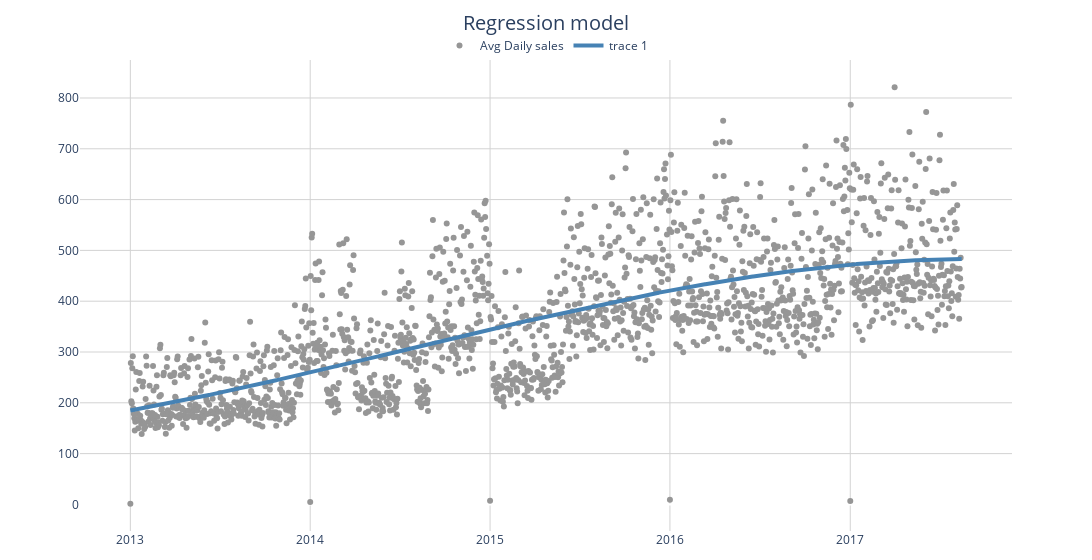

Notebook code cell kept with this figure:
### Markdown cell above
There is a little shifting in  year/dayofyear seasonal plot coused by trend, so we can detrend data to see it clearly

### Code cell
# Detrending
dp = DeterministicProcess(index=avg_daily_stat.index,
                          constant=True, 
                          order=3, 
                          drop=True)
# dp=DeterministicProcess(index=avg_daily_stat.index,order=3)
X = dp.in_sample()
y = avg_daily_stat['sales']
# Linear Regr
model = LinearRegression(fit_intercept=False)
model.fit(X, y)
# MARS
# model=Earth()
# model.fit(X,y)

y_pred = pd.Series(model.predict(X), index=X.index)


fig = go.Figure(go.Scatter(
                y=avg_daily_stat['sales'],
                x=avg_daily_stat.index,
                name='Avg Daily sales',
                mode='markers',
                marker_color='rgba(150,150,150,1)'),
                layout=layout)

fig.add_trace(go.Scatter(
    y=y_pred,
    x=y_pred.index,
    line={'width': 4, 'color': 'steelblue'}))
fig.update_layout(
    title={'text': 'Regression model'})
fig.show()

### Figure 1 — Plotly figure (JSON) as saved in the notebook; plotly's stock layout.template omitted (floating-point values rounded to 4 significant figures; data arrays with more than 128 entries replaced by an {"elided": "..."} marker saying what was removed)
{"data": [{"marker": {"color": "rgba(150,150,150,1)"}, "mode": "markers", "name": "Avg Daily sales", "type": "scatter", "x": {"elided": "1684 str values"}, "y": {"elided": "1684 float values"}}, {"line": {"color": "steelblue", "width": 4}, "type": "scatter", "x": {"elided": "1684 str values"}, "y": {"elided": "1684 float values"}}], "layout": {"legend": {"orientation": "h", "x": 0.5, "xanchor": "center", "y": 1, "yanchor": "bottom"}, "margin": {"b": 25, "t": 60}, "plot_bgcolor": "rgba(0,0,0,0)", "title": {"font": {"size": 20}, "text": "Regression model", "x": 0.5}, "width": 1200, "xaxis": {"gridcolor": "LightGray"}, "yaxis": {"gridcolor": "LightGray"}}}
